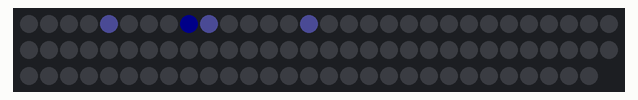
Recording of a sketch running on a simulated Arduino Uno, built with avr-gcc and run on an emulated ATmega328P. Parts: 89 RGB LEDs in strip order, left to right, continuing on the next row. Dim RGB values are drawn brighter than linear; random numbers use the default seed unless the sketch sets one.

Above: at 0.07 s.
At 15.06 s:
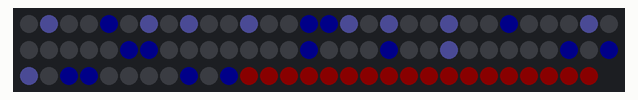
At 17.56 s:
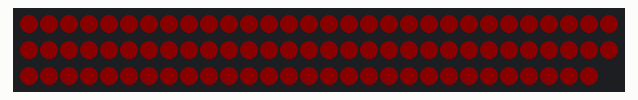
At 20.2 s:
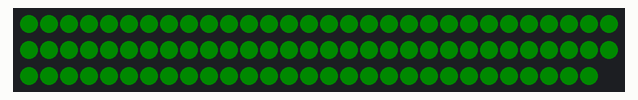
At 23.0 s:
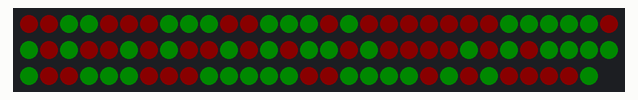
At 39.88 s:
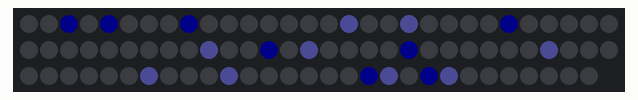

Measured:
- what the display in image 3 shows lasts 2.9 s, from 20.1 s to 23.0 s
- what the display in image 4 shows lasts 2.2 s, from 23.0 s to 25.2 s

The sketch:

ChristmasHat.ino
```cpp
#include <Adafruit_NeoPixel.h>
#include <avr/power.h>

#define PIN 6
#define NUMPIXELS 150

Adafruit_NeoPixel strip = Adafruit_NeoPixel(89, PIN, NEO_GRB + NEO_KHZ800);

void setup() {

  strip.begin();
  strip.show();
}


void setPixel(int pixel,uint32_t c){
  int temp=pixel;
  if(temp==8) return;
  if(temp>8) temp--;
  strip.setPixelColor(temp,c);
}


void setPixel(int x, int y, uint32_t c){
  setPixel(y*18+x%18,c);
}

uint32_t getPixel(int x, int y){
  int p=y*18+x%18;
  if(p==8) return 0;
  if(p>8) p--;
  return strip.getPixelColor(p);
}


void loop() {
  snow();
  fillUp();
  randomRedGreen();
  rings();
  wheel();
}

void snow(){
  long startTime=millis();
  uint32_t c=strip.Color(5,5,10);

  for(int i=0;i<strip.numPixels();i++){
    strip.setPixelColor(i,0);
  }
  strip.show();

  while(millis()-startTime<15000){
    for(int j=0;j<4;j++){
      for(int i=0;i<18;i++){
        setPixel(i,4-j,getPixel(i,3-j));
      }
    }

    for(int i=0;i<18;i++){
      if(random(10)<3){
        int brightness=random(2)*10;
        setPixel(i,0,strip.Color(10-brightness,10-brightness,20-brightness));
      } else {
        setPixel(i,0,0);
      }
    }

    strip.show();
    delay(100);
  }
}

void wheel(){
  uint32_t red=strip.Color(10,0,0);
  uint32_t green=strip.Color(0,10,0);
  uint32_t c=red;
  long startTime=millis();

  int offset=0;
  while(millis()-startTime<5000){
    for(int j=0;j<3;j++){
      for(int k=0;k<5;k++){
        setPixel(j*6+offset,k,c);
        setPixel(j*6+1+offset,k,c);
        //setPixel(j*6+2+offset,k,c);
        //setPixel(j*6+3+offset,k,c);
        //setPixel(j*6+4+offset,k,c);
        //setPixel(j*6+5+offset,k,c);
      }
      if(c==red){
        c=green;
      } else {
        c=red;
      }
    }
    strip.show();
    delay(100);
    offset++;
    if(offset==18) offset=0;
  }
}

void rings(){
  uint32_t red=strip.Color(10,0,0);
  uint32_t green=strip.Color(0,10,0);
  uint32_t c=red;
  long startTime=millis();

  while(millis()-startTime<5000){
    for(int i=0;i<5;i++){
      for(int j=0;j<19;j++){
        for(int x=0;x<5;x++){
          c=green;
          if(x==i) c=red;
          setPixel(j,4-x,c);
        }
      }
      strip.show();
      delay(100);
    }
  }
}

void fillUp(){
  uint32_t red=strip.Color(10,0,0);
  uint32_t green=strip.Color(0,10,0);
  uint32_t c=red;
  long startTime=millis();

  while(millis()-startTime<5000){
    for(int i=0;i<5;i++){
      for(int j=0;j<19;j++){
        setPixel(j,4-i,c);
      }
      strip.show();
      delay(100);
    }
    if(c==red){
      c=green;
    } else {
      c=red;
    }
  }
}

void randomRedGreen(){
  uint32_t red=strip.Color(10,0,0);
  uint32_t green=strip.Color(0,10,0);
  long startTime=millis();

  for(int i=0;i<strip.numPixels();i++){
    if(random(2)==1){
      setPixel(i,green);
    } else {
      setPixel(i,red);
    }
  }
  strip.show();
  while(millis()-startTime<5000){
    int r=random(strip.numPixels());
    if(random(2)==1){
      setPixel(r,green);
    } else {
      setPixel(r,red);
    }
    strip.show();
    //delay(1);

  }
}

void setAll(int r, int g, int b){
  for(int i=0;i<strip.numPixels();i++){
    setPixel(i,strip.Color(r,g,b));
  }
  strip.show();
}

void alternate(){
  uint32_t red=strip.Color(10,0,0);
  uint32_t green=strip.Color(0,10,0);
  int i=0;
  while(i<strip.numPixels()){
    setPixel(i,red);
    i++;
    setPixel(i,green);
    i++;
  }
  strip.show();
}

void alternate2(){
  int i=0;
  while(i<strip.numPixels()){
    strip.setPixelColor(i,strip.Color(0,10,0));
    i++;
    strip.setPixelColor(i,strip.Color(10,0,0));
    i++;
  }
  strip.show();
}
```
